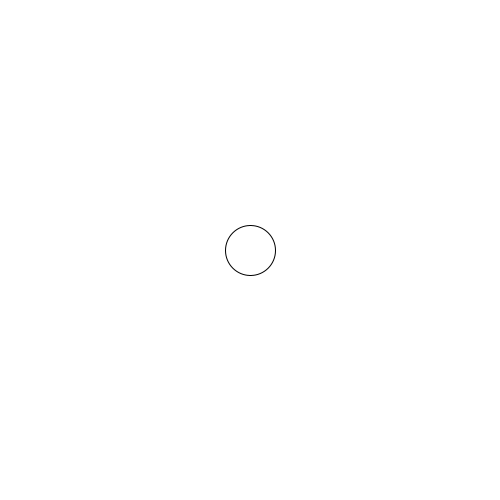
Frame 1 (no input)
Frame 60 (the mouse pressed at the canvas centre just before this capture): identical to frame 1, image omitted
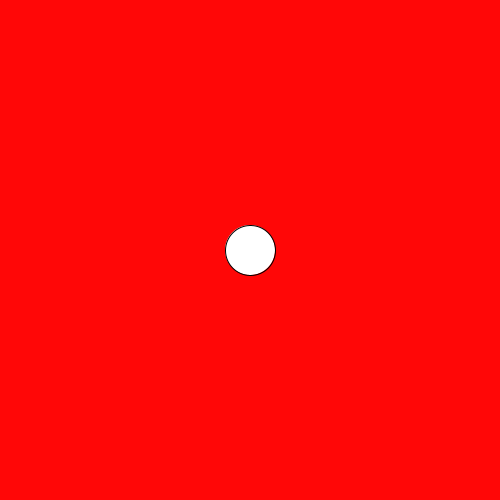
Frame 120 (the mouse held since frame 60 and released just before this capture)

The Processing sketch that drew these frames (run headless with seeded random() and noise(); from frame 60 on, the mouse is pressed at the canvas centre):

// Processing sketch: processing_115185
// ── processing_115185.pde

float x1 = mouseX;
float y1 = mouseY;
int x2 = 250;
int y2 = 250;
float radius = 25;
float afstand =50;

void setup() 
{
size (500,500);
background (255);
}
 

void draw() 
{
  x1 = mouseX;
  y1 = mouseY;
afstand = sqrt((x2-x1)*(x2-x1) + (y2-y1)*(y2-y1));


if (afstand <= radius)
{
 background (255,7,7); 
  
}
 else {
  background (255);
 } 
 ellipse(250,250,50,50);
}
